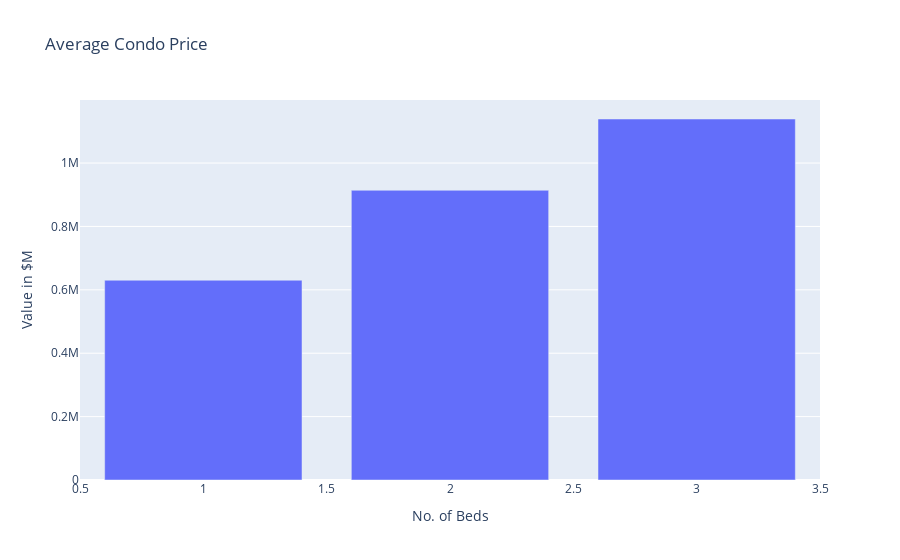

Notebook code for this chart:
### Code cell
data = go.Bar(
    x=price_by_bed.index,
    y=price_by_bed.values,
    
) 

layout = go.Layout(title='Average Condo Price',
    xaxis_title="No. of Beds",
    yaxis_title="Value in $M"
                  )


fig = go.Figure(data=data, layout=layout)

py.iplot(fig)

### Figure 1 — Plotly figure (JSON) as saved in the notebook; plotly's stock layout.template omitted (floating-point values rounded to 4 significant figures)
{"data": [{"type": "bar", "x": [1, 2, 3], "y": [630353, 914117, 1139037]}], "layout": {"title": {"text": "Average Condo Price"}, "xaxis": {"title": {"text": "No. of Beds"}}, "yaxis": {"title": {"text": "Value in $M"}}}}
